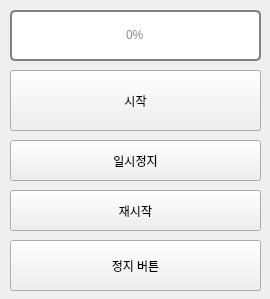
<?xml version="1.0" encoding="UTF-8"?>
<ui version="4.0">
 <class>MainWindow</class>
 <widget class="QMainWindow" name="MainWindow">
  <property name="geometry">
   <rect>
    <x>0</x>
    <y>0</y>
    <width>270</width>
    <height>299</height>
   </rect>
  </property>
  <property name="windowTitle">
   <string>MainWindow</string>
  </property>
  <widget class="QWidget" name="centralwidget">
   <widget class="QPushButton" name="pushButton_start">
    <property name="geometry">
     <rect>
      <x>10</x>
      <y>70</y>
      <width>251</width>
      <height>61</height>
     </rect>
    </property>
    <property name="text">
     <string>시작</string>
    </property>
   </widget>
   <widget class="QProgressBar" name="progressBar">
    <property name="geometry">
     <rect>
      <x>10</x>
      <y>10</y>
      <width>251</width>
      <height>51</height>
     </rect>
    </property>
    <property name="styleSheet">
     <string notr="true">QProgressBar {
    border: 2px solid grey;
    border-radius: 5px;
    text-align: center;
	color: rgb(138, 138, 138);
}
QProgressBar::chunk {
    background-color: rgb(45, 140, 235);
    width: 20px;
}
</string>
    </property>
    <property name="maximum">
     <number>10</number>
    </property>
    <property name="value">
     <number>0</number>
    </property>
   </widget>
   <widget class="QPushButton" name="pushButton_suspend">
    <property name="geometry">
     <rect>
      <x>10</x>
      <y>140</y>
      <width>251</width>
      <height>41</height>
     </rect>
    </property>
    <property name="text">
     <string>일시정지</string>
    </property>
   </widget>
   <widget class="QPushButton" name="pushButton_resume">
    <property name="geometry">
     <rect>
      <x>10</x>
      <y>190</y>
      <width>251</width>
      <height>41</height>
     </rect>
    </property>
    <property name="text">
     <string>재시작</string>
    </property>
   </widget>
   <widget class="QPushButton" name="pushButton_stop">
    <property name="geometry">
     <rect>
      <x>10</x>
      <y>240</y>
      <width>251</width>
      <height>51</height>
     </rect>
    </property>
    <property name="text">
     <string>정지 버튼</string>
    </property>
   </widget>
  </widget>
 </widget>
 <resources/>
 <connections/>
</ui>
